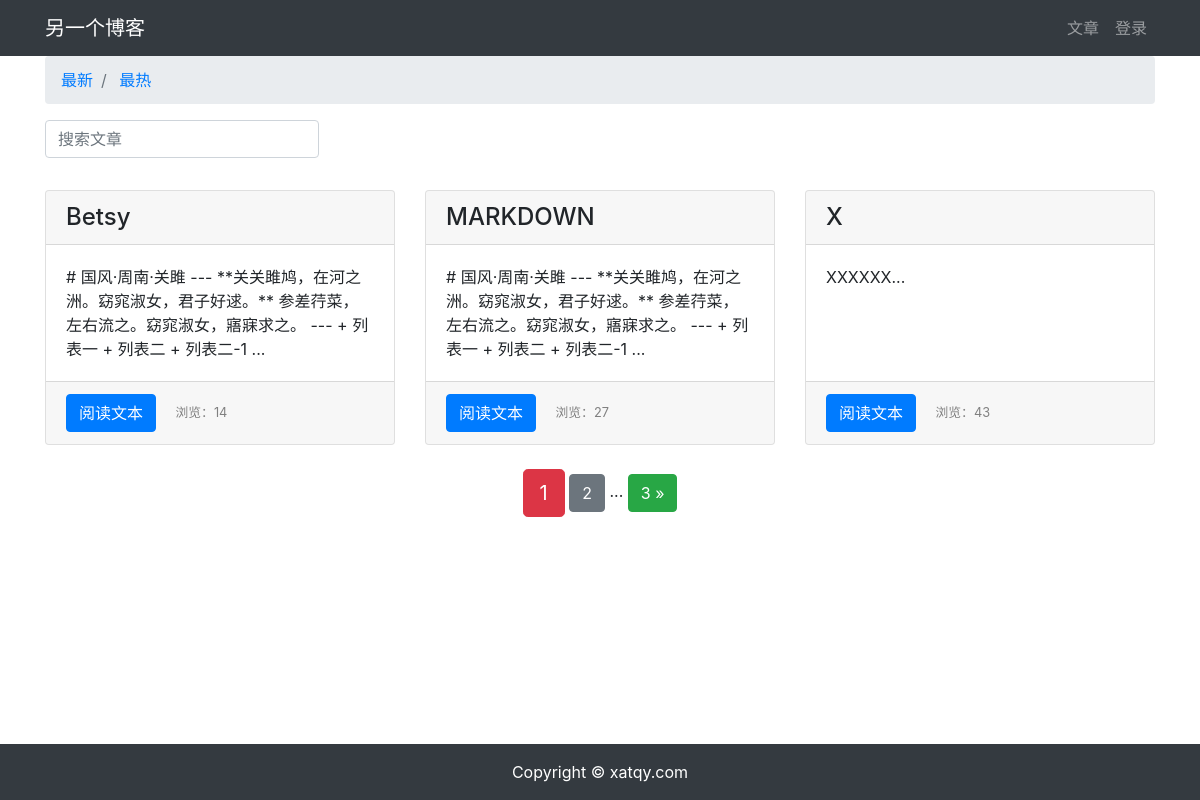
/article/article-list, run on an earlier commit of the app's database.
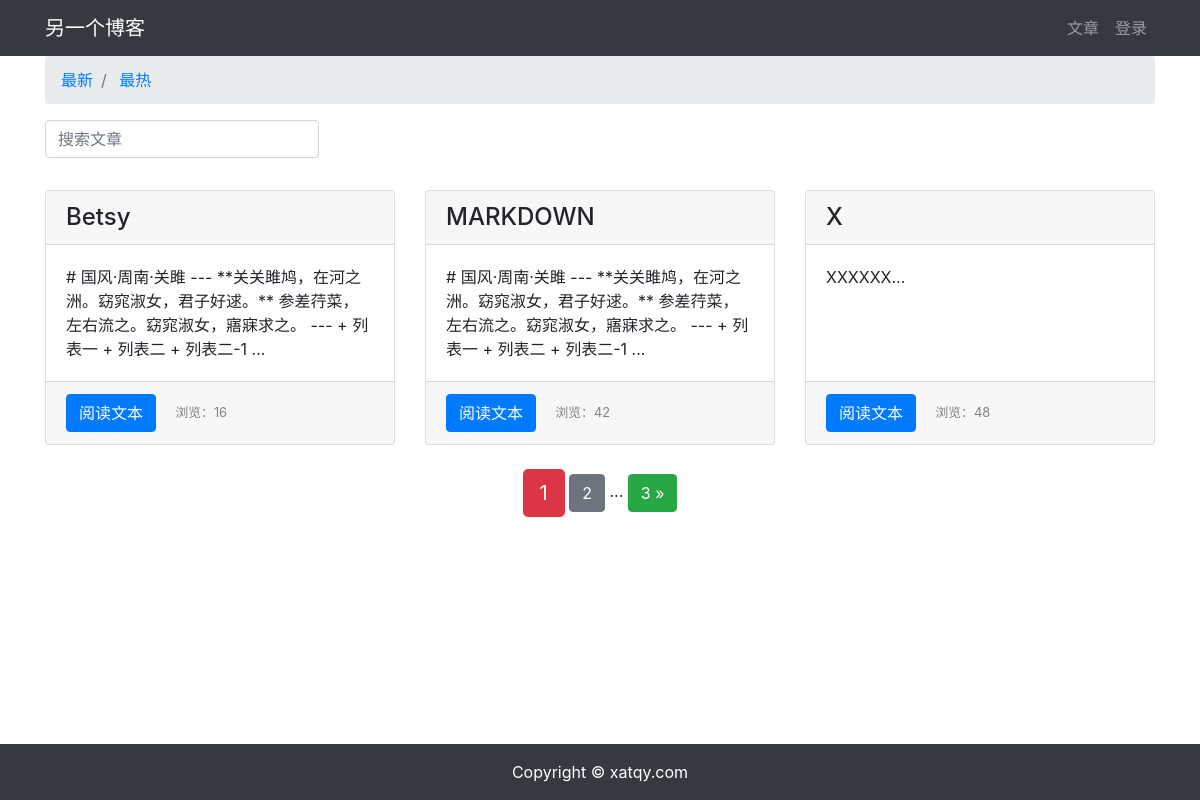
And on a later commit of the database.
### article/models.py (models this page shows, shortened)
class ArticlePost(models.Model):
    author = models.ForeignKey(User, on_delete=models.CASCADE)
    title = models.CharField(max_length=100)
    body = models.TextField()
    created = models.DateTimeField(default=timezone.now)
    updated = models.DateTimeField(auto_now=True)
    total_views = models.PositiveIntegerField(default=0)
    class Meta:
        ordering = ('created',)

### article/views.py (the view)
# urls.py: path('article-list', views.article_list, name='article_list'),
def article_list(request):
    search = request.GET.get('search')
    order = request.GET.get('order')
    if search:
        if order == 'total_views':
            articles_list = ArticlePost.objects.filter(
                Q(title__icontains=search) | Q(body__icontains=search)
            ).order_by('-total_views')
        else:
            articles_list = ArticlePost.objects.filter(
                Q(title__icontains=search) | Q(body__icontains=search)
            )
    else:
        search = ''
        if order == 'total_views':
            articles_list = ArticlePost.objects.all().order_by('-total_views')
        else:
            articles_list = ArticlePost.objects.all().order_by('-created')
    paginator = Paginator(articles_list, 3)
    page = request.GET.get('page')
    articles = paginator.get_page(page)
    context = {'articles': articles, 'order': order, 'search': search}
    return render(request, 'article/list.html', context)

### templates/article/list.html (shortened to what this page needs)
{% extends "base.html" %}
{% load staticfiles %}
{% block content %}
<div class="container">
  <nav aria-label="breadcrumb">
    <ol class="breadcrumb">
      <li class="breadcrumb-item">
        <a href="{% url 'article:article_list' %}">
          最新
        </a>
      </li>
      <li class="breadcrumb-item">
        <a href="{% url 'article:article_list' %}?order=total_views&search={{ search }}">
          最热
        </a>
      </li>
    </ol>
  </nav>
  <div class="row">
    <div class="col-auto mr-auto">
      <form class="form-inline">
        <input type="text" class="form-control mb-2 mr-sm-2" name="search" placeholder="搜索文章" required>
      </form>
    </div>
  </div>
  <div class="row mt-2">
    {% for article in articles %}
    <div class="col-4 mb-4">
      <div class="card h-100">
        <h4 class="card-header">{{ article.title }}</h4>
        <div class="card-body">
          <p class="card-text">{{ article.body|slice:'100' }}...</p>
        </div>
        <div class="card-footer">
          <a href="{% url 'article:article_detail' article.id %}" class="btn btn-primary">阅读文本</a>
          <span>
            <small class="col align-self-end" style="color: gray;">
              浏览：{{ article.total_views }}
            </small>
          </span>
        </div>
      </div>
    </div>
    {% endfor %}
  </div>
  <div class="pagination row">
    <div class="m-auto">
      <span class="step-links">
        <span class="current btn btn-danger btn-lg">{{ articles.number }}</span>
        {% if articles.has_next %}
        <a href="?page={{ articles.next_page_number }}&order={{ order }}&search={{ search }}"
           class="btn btn-secondary">{{ articles.next_page_number }}</a>
        <span>...</span>
        <a href="?page={{ articles.paginator.num_pages }}&order={{ order }}&search={{ search }}"
           class="btn btn-success">{{ articles.paginator.num_pages }} &raquo;</a>
        {% endif %}
      </span>
    </div>
  </div>
</div>
{% endblock content %}

What changed in the data, as far as the page shows it:
changed ArticlePost "Betsy": total_views "14" → "16"
changed ArticlePost "MARKDOWN": total_views "27" → "42"
changed ArticlePost "XXXXXX": total_views "43" → "48"
